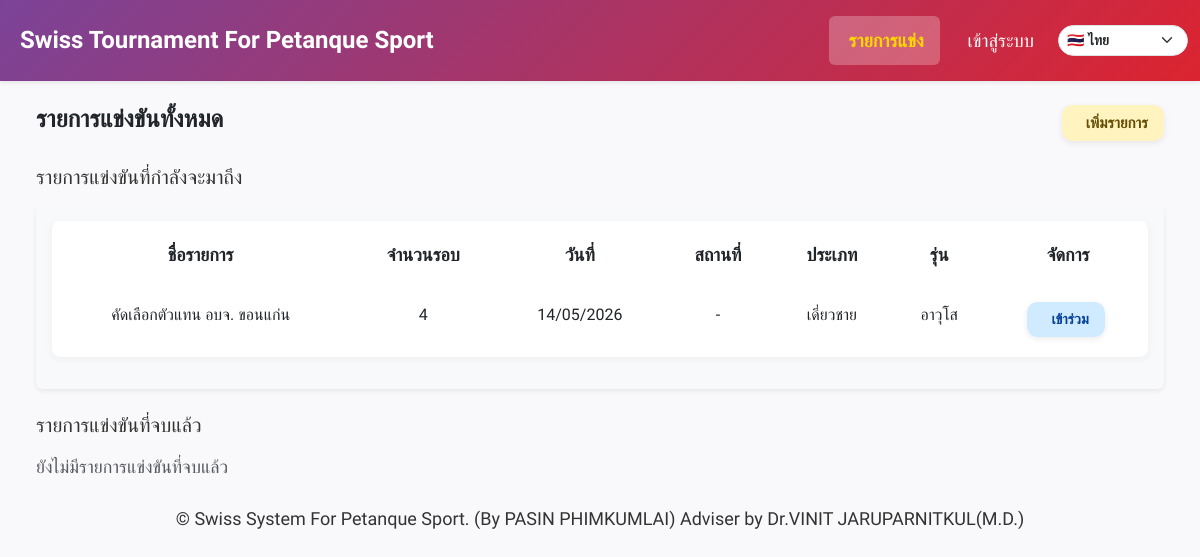
Before: / with the older database file.
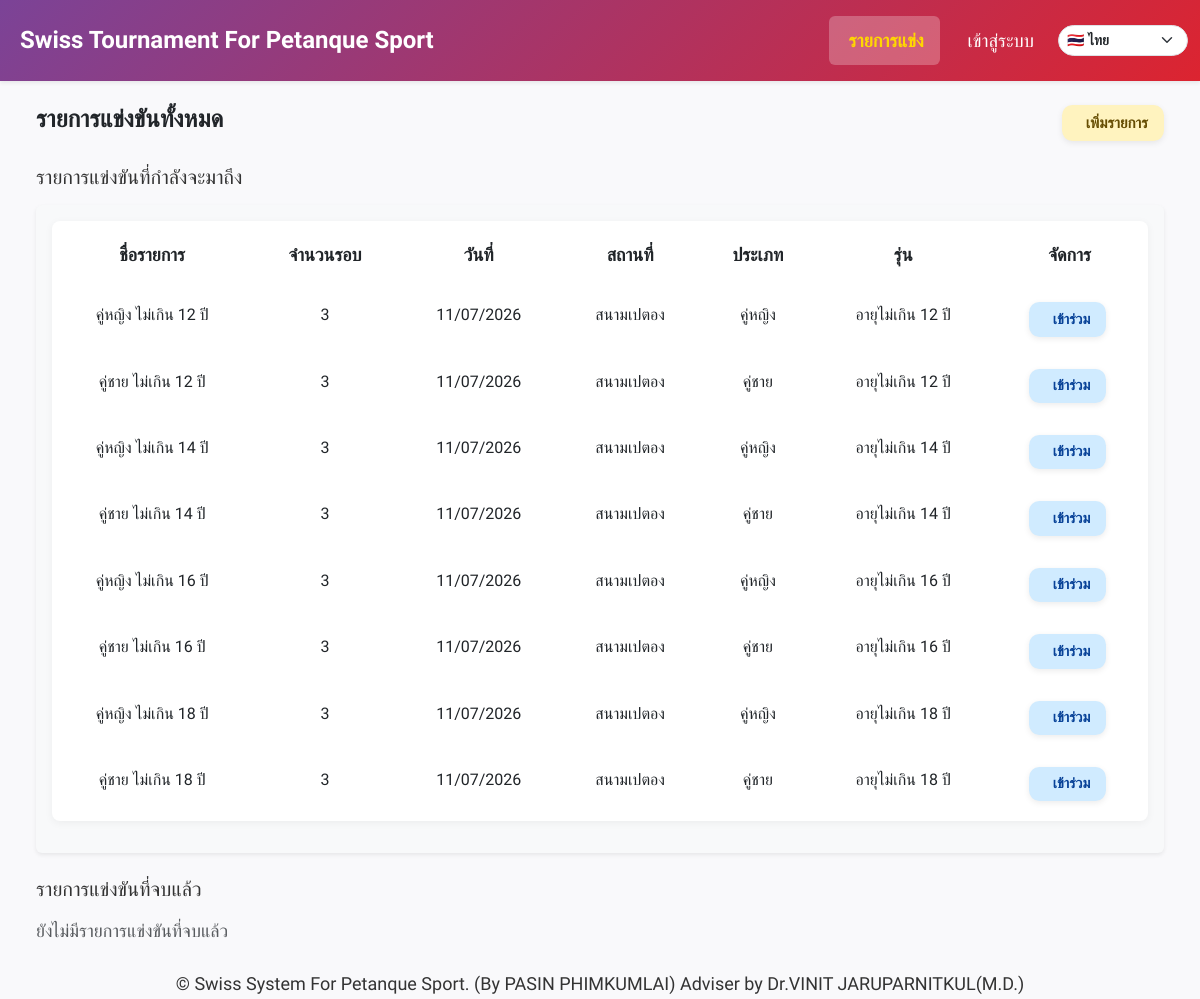
After: the same page with the newer database file.
### models.py (models this page shows)
class Event(db.Model):
    __tablename__ = "events"
    __table_args__ = (
        Index("ix_events_date_id", "date", "id"),
        Index("ix_events_created_at", "created_at"),
    )
    id = db.Column(db.Integer, primary_key=True)
    name = db.Column(db.String(100), nullable=False)
    location = db.Column(db.String(100))
    category = db.Column(db.String(50))
    sex = db.Column(db.String(50))
    age_group = db.Column(db.String(50))
    rounds = db.Column(db.Integer)
    current_round = db.Column(db.Integer, default=1)
    date = db.Column(db.Date, nullable=True)
    auto_field_enabled = db.Column(db.Boolean, default=False)
    field_prefix = db.Column(db.String(10), default='')  # เช่น 'A', ''
    field_start = db.Column(db.Integer, default=1)
    field_max = db.Column(db.Integer, default=16)
    field_exclude = db.Column(db.String, default='')  # เช่น '3,7,11
    logo_filename = db.Column(db.Text)  # เก็บเป็น JSON list
    created_at = db.Column(db.DateTime, server_default=text('CURRENT_TIMESTAMP'), nullable=True)
    creator_id = db.Column(db.Integer, db.ForeignKey("users.id"), nullable=False)
    teams = db.relationship("Team", backref="event", cascade="all, delete-orphan", lazy=True)
    matches = db.relationship("Match", backref="event", cascade="all, delete-orphan", lazy=True)

### app.py (the view)
@app.route("/")
def index():
    today = date.today()
    all_events = Event.query.order_by(Event.date.desc()).all()
    upcoming_events = []
    finished_events_by_year = defaultdict(list)
    for event in all_events:
        latest_round = db.session.query(db.func.max(Match.round)).filter(Match.event_id == event.id).scalar()
        matches = Match.query.filter_by(event_id=event.id, round=latest_round).all()
        is_finished = all(m.is_locked for m in matches) if matches else False
        if not is_finished:
            upcoming_events.append(event)
        else:
            finished_events_by_year[(event.date.year if event.date else 0)].append(event)
    finished_events_by_year = dict(sorted(finished_events_by_year.items(), reverse=True))
    return render_template(
        "index.html",
        upcoming_events=sorted(upcoming_events, key=lambda e: e.date or date.max),
        finished_events_by_year=finished_events_by_year,
        events=upcoming_events + [e for year in finished_events_by_year.values() for e in year]  # รวมรายการทั้งหมด
    )

### app.py (called while the page is built)
def get_current_lang():
    lang = request.args.get("lang") or session.get("lang") or "th"
    if lang not in SUPPORTED_LANGS:
        lang = "th"
    session["lang"] = lang
    return lang

@app.context_processor
def inject_i18n():
    lang = get_current_lang()
    return {
        "current_lang": lang,
        "supported_langs": SUPPORTED_LANGS,
        "text_translations": TEXT_TRANSLATIONS,
        "t": lambda key: translate(key, lang),
    }

@app.after_request
def live_report_public_headers(response):
    response.headers.setdefault("Access-Control-Allow-Origin", "*")
    response.headers.setdefault("Access-Control-Allow-Headers", "Content-Type, Authorization")
    response.headers.setdefault("Access-Control-Allow-Methods", "GET, OPTIONS")
    response.headers.pop("X-Frame-Options", None)
    response.headers.setdefault("Content-Security-Policy", "frame-ancestors *")
    return response

### i18n.py (called while the page is built)
def translate(key, lang="th"):
    table = TRANSLATIONS.get(key, {})
    return table.get(lang) or table.get("th") or key

### templates/index.html (shortened to what the changed rows need)
{% extends "base.html" %}
{% block content %}
<div class="container-fluid my-4">
  <div class="table-responsive bg-light p-3 rounded shadow-sm mb-4">
    <table class="table table-borderless table-custom">
      <thead>
        <tr>
          <th>ชื่อรายการ</th>
          <th>จำนวนรอบ</th>
          <th>วันที่</th>
          <th>สถานที่</th>
          <th>ประเภท</th>
          <th>รุ่น</th>
          <th>จัดการ</th>
        </tr>
      </thead>
      <tbody>
        {% for event in upcoming_events %}
        <tr>
          <td data-label="ชื่อรายการ" class="text-center">{{ event.name }}</td>
          <td data-label="จำนวนรอบ" class="text-center">{{ event.rounds }}</td>
          <td data-label="วันที่" class="text-center">{{ event.date.strftime('%d/%m/%Y') if event.date else '-' }}</td>
          <td data-label="สถานที่" class="text-center">{{ event.location or '-' }}</td>
          <td data-label="ประเภท" class="text-center">{{ event.category or '-' }}{{ event.sex or '-' }}</td>
          <td data-label="รุ่น" class="text-center">{{ event.age_group or '-' }}</td>
          <td data-label="จัดการ" class="text-center">
            <a href="{{ url_for('event_detail', event_id=event.id) }}" class="btn btn-blue btn-custom me-1">
               เข้าร่วม
            </a>
          </td>
        </tr>
        {% else %}
        <tr>
          <td colspan="7" class="text-center text-muted">ไม่มีรายการแข่งขันที่กำลังจะมาถึง</td>
        </tr>
        {% endfor %}
      </tbody>
    </table>
  </div>
</div>
<body>
</body>
{% endblock %}

Changed rows visible on the page:
removed Event: name "คัดเลือกตัวแทน อบจ. ขอนแก่น", rounds "4", date "14/05/2026", location "-", category "เดี่ยว", sex "ชาย", age_group "อาวุโส"
added Event: name "คู่หญิง ไม่เกิน 12 ปี", rounds "3", date "11/07/2026", location "สนามเปตอง", category "คู่", sex "หญิง", age_group "อายุไม่เกิน 12 ปี"
added Event: name "คู่ชาย ไม่เกิน 12 ปี", rounds "3", date "11/07/2026", location "สนามเปตอง", category "คู่", sex "ชาย", age_group "อายุไม่เกิน 12 ปี"
added Event: name "คู่หญิง ไม่เกิน 14 ปี", rounds "3", date "11/07/2026", location "สนามเปตอง", category "คู่", sex "หญิง", age_group "อายุไม่เกิน 14 ปี"
added Event: name "คู่ชาย ไม่เกิน 14 ปี", rounds "3", date "11/07/2026", location "สนามเปตอง", category "คู่", sex "ชาย", age_group "อายุไม่เกิน 14 ปี"
added Event: name "คู่หญิง ไม่เกิน 16 ปี", rounds "3", date "11/07/2026", location "สนามเปตอง", category "คู่", sex "หญิง", age_group "อายุไม่เกิน 16 ปี"
added Event: name "คู่ชาย ไม่เกิน 16 ปี", rounds "3", date "11/07/2026", location "สนามเปตอง", category "คู่", sex "ชาย", age_group "อายุไม่เกิน 16 ปี"
added Event: name "คู่หญิง ไม่เกิน 18 ปี", rounds "3", date "11/07/2026", location "สนามเปตอง", category "คู่", sex "หญิง", age_group "อายุไม่เกิน 18 ปี"
added Event: name "คู่ชาย ไม่เกิน 18 ปี", rounds "3", date "11/07/2026", location "สนามเปตอง", category "คู่", sex "ชาย", age_group "อายุไม่เกิน 18 ปี"
